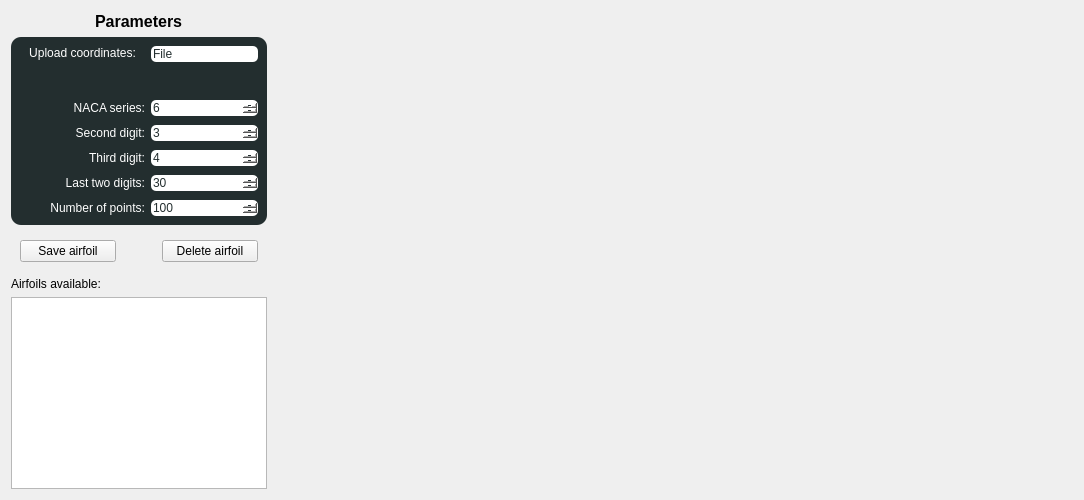
              <widget class="QWidget" name="naca_page">
               <layout class="QGridLayout" name="gridLayout_6">
                <item row="0" column="1">
                 <widget class="QLabel" name="label_8">
                  <property name="maximumSize">
                   <size>
                    <width>16777215</width>
                    <height>40</height>
                   </size>
                  </property>
                  <property name="font">
                   <font>
                    <pointsize>12</pointsize>
                    <bold>true</bold>
                   </font>
                  </property>
                  <property name="text">
                   <string>Parameters</string>
                  </property>
                 </widget>
                </item>
                <item row="4" column="0" colspan="3">
                 <widget class="QListWidget" name="naca_listairfoils_widget"/>
                </item>
                <item row="0" column="3" rowspan="5">
                 <widget class="QWidget" name="naca_graph_widget" native="true">
                  <property name="minimumSize">
                   <size>
                    <width>800</width>
                    <height>0</height>
                   </size>
                  </property>
                 </widget>
                </item>
                <item row="1" column="0" colspan="3">
                 <widget class="QWidget" name="naca_parameters_widget" native="true">
                  <property name="styleSheet">
                   <string notr="true">QWidget{
	background-color:rgb(35, 46, 47);
	color:white;
	border-radius:10px;
}

QSpinBox{
	background-color:white;
	color: rgb(35, 46, 47);
	border-radius:5px;
}

QLineEdit{
	background-color:white;
	color: rgb(35, 46, 47);
	border-radius:5px;
}</string>
                  </property>
                  <layout class="QFormLayout" name="formLayout_2">
                   <property name="verticalSpacing">
                    <number>9</number>
                   </property>
                   <item row="0" column="0">
                    <widget class="QPushButton" name="naca_uploadcoords_button">
                     <property name="sizePolicy">
                      <sizepolicy hsizetype="Minimum" vsizetype="Fixed">
                       <horstretch>0</horstretch>
                       <verstretch>0</verstretch>
                      </sizepolicy>
                     </property>
                     <property name="minimumSize">
                      <size>
                       <width>125</width>
                       <height>0</height>
                      </size>
                     </property>
                     <property name="text">
                      <string>Upload coordinates:</string>
                     </property>
                    </widget>
                   </item>
                   <item row="0" column="1">
                    <widget class="QLineEdit" name="naca_coord_name">
                     <property name="sizePolicy">
                      <sizepolicy hsizetype="Expanding" vsizetype="Minimum">
                       <horstretch>0</horstretch>
                       <verstretch>0</verstretch>
                      </sizepolicy>
                     </property>
                     <property name="text">
                      <string>File</string>
                     </property>
                     <property name="readOnly">
                      <bool>true</bool>
                     </property>
                    </widget>
                   </item>
                   <item row="2" column="0">
                    <widget class="QLabel" name="label_9">
                     <property name="minimumSize">
                      <size>
                       <width>125</width>
                       <height>0</height>
                      </size>
                     </property>
                     <property name="maximumSize">
                      <size>
                       <width>150</width>
                       <height>16777215</height>
                      </size>
                     </property>
                     <property name="text">
                      <string>NACA series:</string>
                     </property>
                     <property name="alignment">
                      <set>Qt::AlignmentFlag::AlignRight|Qt::AlignmentFlag::AlignTrailing|Qt::AlignmentFlag::AlignVCenter</set>
                     </property>
                     <property name="buddy">
                      <cstring>naca_firstdigit_input</cstring>
                     </property>
                    </widget>
                   </item>
                   <item row="3" column="0">
                    <widget class="QLabel" name="label_10">
                     <property name="minimumSize">
                      <size>
                       <width>125</width>
                       <height>0</height>
                      </size>
                     </property>
                     <property name="maximumSize">
                      <size>
                       <width>150</width>
                       <height>16777215</height>
                      </size>
                     </property>
                     <property name="text">
                      <string>Second digit:</string>
                     </property>
                     <property name="alignment">
                      <set>Qt::AlignmentFlag::AlignRight|Qt::AlignmentFlag::AlignTrailing|Qt::AlignmentFlag::AlignVCenter</set>
                     </property>
                     <property name="buddy">
                      <cstring>naca_seconddigit_input</cstring>
                     </property>
                    </widget>
                   </item>
                   <item row="4" column="0">
                    <widget class="QLabel" name="label_11">
                     <property name="minimumSize">
                      <size>
                       <width>125</width>
                       <height>0</height>
                      </size>
                     </property>
                     <property name="maximumSize">
                      <size>
                       <width>150</width>
                       <height>16777215</height>
                      </size>
                     </property>
                     <property name="text">
                      <string>Third digit:</string>
                     </property>
                     <property name="alignment">
                      <set>Qt::AlignmentFlag::AlignRight|Qt::AlignmentFlag::AlignTrailing|Qt::AlignmentFlag::AlignVCenter</set>
                     </property>
                     <property name="buddy">
                      <cstring>naca_thirddigit_input</cstring>
                     </property>
                    </widget>
                   </item>
                   <item row="5" column="0">
                    <widget class="QLabel" name="label_12">
                     <property name="minimumSize">
                      <size>
                       <width>125</width>
                       <height>0</height>
                      </size>
                     </property>
                     <property name="maximumSize">
                      <size>
                       <width>150</width>
                       <height>16777215</height>
                      </size>
                     </property>
                     <property name="text">
                      <string>Last two digits:</string>
                     </property>
                     <property name="alignment">
                      <set>Qt::AlignmentFlag::AlignRight|Qt::AlignmentFlag::AlignTrailing|Qt::AlignmentFlag::AlignVCenter</set>
                     </property>
                     <property name="buddy">
                      <cstring>naca_lasttwodigits_input</cstring>
                     </property>
                    </widget>
                   </item>
                   <item row="6" column="0">
                    <widget class="QLabel" name="label_13">
                     <property name="minimumSize">
                      <size>
                       <width>125</width>
                       <height>0</height>
                      </size>
                     </property>
                     <property name="maximumSize">
                      <size>
                       <width>150</width>
                       <height>16777215</height>
                      </size>
                     </property>
                     <property name="text">
                      <string>Number of points:</string>
                     </property>
                     <property name="alignment">
                      <set>Qt::AlignmentFlag::AlignRight|Qt::AlignmentFlag::AlignTrailing|Qt::AlignmentFlag::AlignVCenter</set>
                     </property>
                     <property name="buddy">
                      <cstring>naca_npoints_input</cstring>
                     </property>
                    </widget>
                   </item>
                   <item row="2" column="1">
                    <widget class="QSpinBox" name="naca_firstdigit_input">
                     <property name="buttonSymbols">
                      <enum>QAbstractSpinBox::ButtonSymbols::PlusMinus</enum>
                     </property>
                     <property name="minimum">
                      <number>5</number>
                     </property>
                     <property name="maximum">
                      <number>6</number>
                     </property>
                     <property name="value">
                      <number>6</number>
                     </property>
                    </widget>
                   </item>
                   <item row="3" column="1">
                    <widget class="QSpinBox" name="naca_seconddigit_input">
                     <property name="buttonSymbols">
                      <enum>QAbstractSpinBox::ButtonSymbols::PlusMinus</enum>
                     </property>
                     <property name="value">
                      <number>3</number>
                     </property>
                    </widget>
                   </item>
                   <item row="4" column="1">
                    <widget class="QSpinBox" name="naca_thirddigit_input">
                     <property name="buttonSymbols">
                      <enum>QAbstractSpinBox::ButtonSymbols::PlusMinus</enum>
                     </property>
                     <property name="value">
                      <number>4</number>
                     </property>
                    </widget>
                   </item>
                   <item row="5" column="1">
                    <widget class="QSpinBox" name="naca_lasttwodigits_input">
                     <property name="buttonSymbols">
                      <enum>QAbstractSpinBox::ButtonSymbols::PlusMinus</enum>
                     </property>
                     <property name="value">
                      <number>30</number>
                     </property>
                    </widget>
                   </item>
                   <item row="6" column="1">
                    <widget class="QSpinBox" name="naca_npoints_input">
                     <property name="buttonSymbols">
                      <enum>QAbstractSpinBox::ButtonSymbols::PlusMinus</enum>
                     </property>
                     <property name="minimum">
                      <number>50</number>
                     </property>
                     <property name="maximum">
                      <number>200</number>
                     </property>
                     <property name="value">
                      <number>100</number>
                     </property>
                    </widget>
                   </item>
                   <item row="1" column="0" colspan="2">
                    <spacer name="verticalSpacer_5">
                     <property name="orientation">
                      <enum>Qt::Orientation::Vertical</enum>
                     </property>
                     <property name="sizeType">
                      <enum>QSizePolicy::Policy::Maximum</enum>
                     </property>
                     <property name="sizeHint" stdset="0">
                      <size>
                       <width>20</width>
                       <height>20</height>
                      </size>
                     </property>
                    </spacer>
                   </item>
                  </layout>
                 </widget>
                </item>
                <item row="0" column="2">
                 <spacer name="horizontalSpacer_7">
                  <property name="orientation">
                   <enum>Qt::Orientation::Horizontal</enum>
                  </property>
                  <property name="sizeHint" stdset="0">
                   <size>
                    <width>40</width>
                    <height>20</height>
                   </size>
                  </property>
                 </spacer>
                </item>
                <item row="2" column="0" colspan="3">
                 <widget class="QWidget" name="horizontalWidget_2" native="true">
                  <layout class="QHBoxLayout" name="horizontalLayout_4">
                   <item>
                    <widget class="QPushButton" name="naca_saveairfoil_button">
                     <property name="text">
                      <string>Save airfoil</string>
                     </property>
                    </widget>
                   </item>
                   <item>
                    <spacer name="horizontalSpacer_5">
                     <property name="orientation">
                      <enum>Qt::Orientation::Horizontal</enum>
                     </property>
                     <property name="sizeType">
                      <enum>QSizePolicy::Policy::Maximum</enum>
                     </property>
                     <property name="sizeHint" stdset="0">
                      <size>
                       <width>40</width>
                       <height>20</height>
                      </size>
                     </property>
                    </spacer>
                   </item>
                   <item>
                    <widget class="QPushButton" name="naca_delairfoil_button">
                     <property name="text">
                      <string>Delete airfoil</string>
                     </property>
                    </widget>
                   </item>
                  </layout>
                 </widget>
                </item>
                <item row="0" column="0">
                 <spacer name="horizontalSpacer_6">
                  <property name="orientation">
                   <enum>Qt::Orientation::Horizontal</enum>
                  </property>
                  <property name="sizeHint" stdset="0">
                   <size>
                    <width>40</width>
                    <height>20</height>
                   </size>
                  </property>
                 </spacer>
                </item>
                <item row="3" column="0" colspan="3">
                 <widget class="QLabel" name="label_14">
                  <property name="text">
                   <string>Airfoils available:</string>
                  </property>
                 </widget>
                </item>
               </layout>
              </widget>
